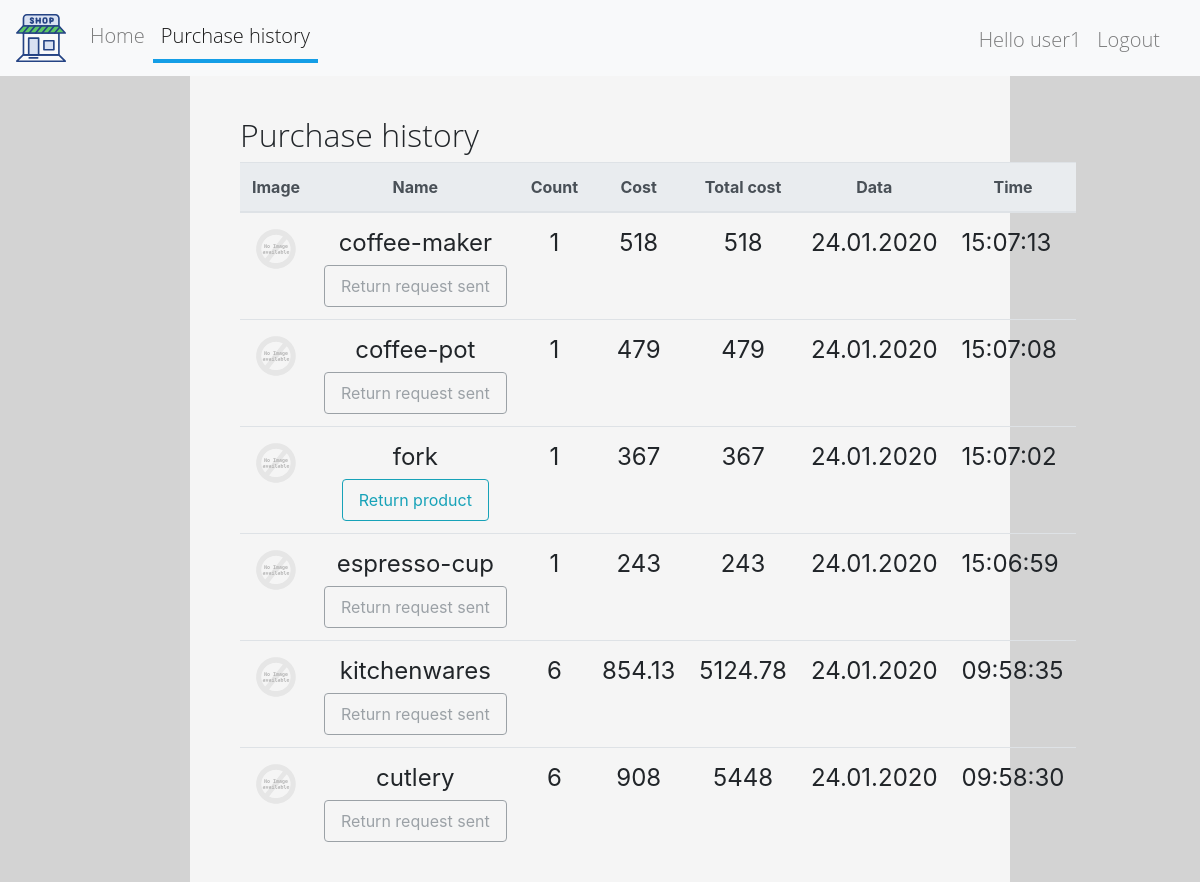
The page /purchase_list/ (signed in) on the database as committed earlier.
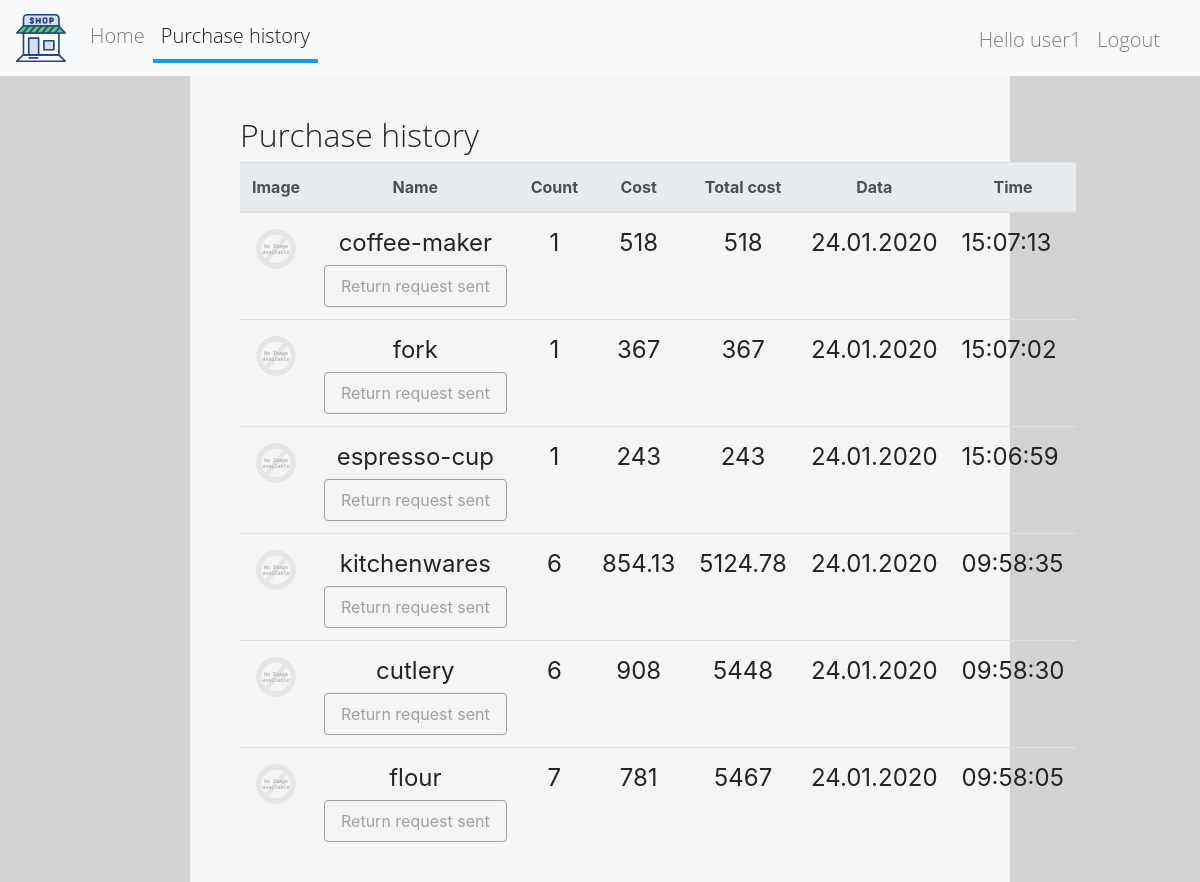
The same page on the database as committed later.
### shop/models.py (models this page shows, shortened)
class Purchase(models.Model):
    buyer = models.ForeignKey(User, on_delete=models.DO_NOTHING)
    product = models.ForeignKey(
        to=Product,
        on_delete=models.DO_NOTHING,
        related_name='product')
    count = models.PositiveIntegerField()
    time = models.DateTimeField(auto_now_add=True)

class Product(models.Model):
    name = models.CharField(max_length=50)
    description = models.CharField(max_length=256)
    price = models.DecimalField(
        decimal_places=2,
        max_digits=12,
        validators=[MinValueValidator(Decimal('0.00'))])
    photo = models.FileField(upload_to='shop/product_image/')
    count = models.PositiveIntegerField()

### shop/views.py (the view)
# urls.py: path('purchase_list/', PurchaseList.as_view(), name='purchase_list'), # todo try
class PurchaseList(FormMixin, ListView):
    template_name = 'shop/purchase/list.html'
    model = models.Purchase
    context_object_name = 'purchases'
    paginate_by = 6
    ordering = '-time'
    page_kwarg = 'page'
    form_class = forms.ReturnCreateForm
    success_url = '/purchase_list/'
    def get_queryset(self):
        qs = super().get_queryset()
        qs = qs.annotate(post_time=F('purchase__post_time'))
        qs = qs.annotate(total=ExpressionWrapper(
            F('count') * F('product__price'), output_field=DecimalField()))
        return qs

### shop/templates/shop/purchase/list.html (shortened to what this page needs)
{% extends 'shop/page_item/base.html' %}
{% load staticfiles %}
{% block content %}
    {% if user.is_authenticated %}
        <div class="col-md-8 col-sm-8 col-12 col box">
            <h2>Purchase history</h2>
            <div class="card-group mx-0 px-0">
                <table class="table table-hover">
                    <thead class="thead-light">
                    <tr>
                        <th scope="col" class="text-center">Image</th>
                        <th scope="col" class="text-center">Name</th>
                        <th scope="col" class="text-center">Count</th>
                        <th scope="col" class="text-center">Cost</th>
                        <th scope="col" class="text-center">Total cost</th>
                        <th scope="col" class="text-center">Data</th>
                        <th scope="col" class="text-center">Time</th>
                    </tr>
                    </thead>
                    <tbody class="purchase-list">
                    {% for purchase in purchases %}
                        <tr>
                            <td scope="row" class="text-center">
                                <img src="{{ MEDIA_URL }}{{ purchase.product.photo }}" alt="no image"
                                     onerror="if (this.src != 'static/images/alt.svg') this.src = '{% static "images/alt.svg" %}'"
                                >
                            </td>
                            <td class="text-center">
                                {{ purchase.product.name }}
                                {% include 'shop/return/create_form.html' %}
                            </td>
                            <td class="text-center">{{ purchase.count }}</td>
                            <td class="text-center">{{ purchase.product.price|floatformat:"-2" }}</td>
                            <td class="text-center">{{ purchase.total|floatformat:"-2" }}</td>
                            <td>{{ purchase.time|date:"d.m.Y" }}</td>
                            <td>{{ purchase.time|date:"H:i:s" }}</td>
                        </tr>
                    {% empty %}
                        <tr>
                            <td>no purchases</td>
                        </tr>
                    {% endfor %}
                </table>
            </div>
        </div>
    {% endif %}
{% endblock content %}

### shop/templates/shop/return/create_form.html (shortened to what this page needs)
<div class="mx-auto mt-1">
    <form action="{% url 'shop:return_create' %}" method="post">
        {% if purchase.post_time %}
            <button type="submit" disabled class="nav-link btn btn-outline-secondary mx-auto">
                Return request sent
            </button>
        {% else %}
            <button type="submit" class="nav-link btn btn-outline-info mx-auto">
                Return product
            </button>
        {% endif %}
    </form>
</div>

Rows that differ between the two databases and show on the page:
removed Purchase: product.name "coffee-pot", shows "Return request sent", count "1", product.price "479", total "479", time "24.01.2020", time "15:07:08"
computed for Purchase "fork": text "Return product" → "Return request sent"
now on this page (row unchanged): Purchase: product.name "flour", shows "Return request sent", count "7", product.price "781", total "5467", time "24.01.2020", time "09:58:05"
